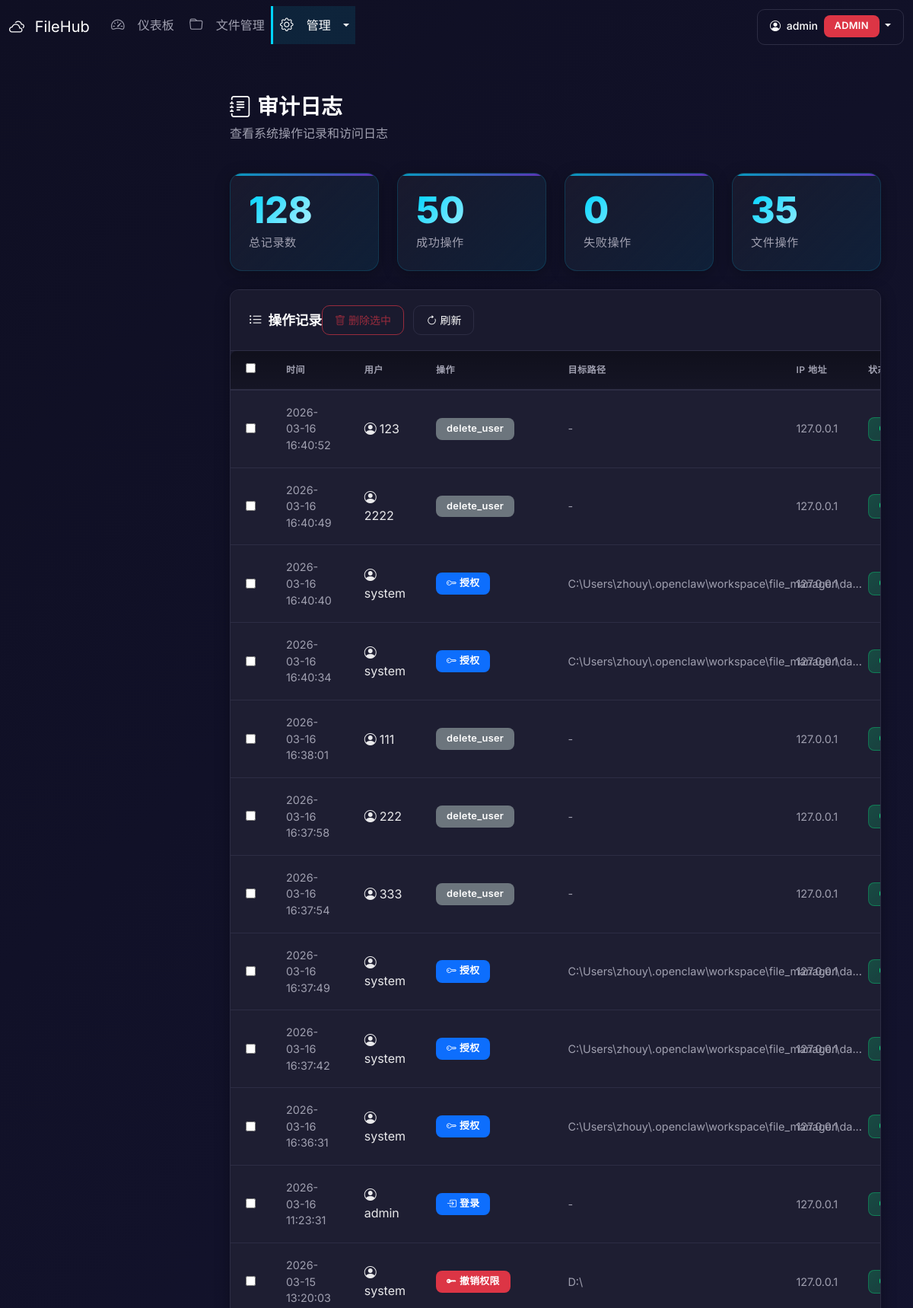
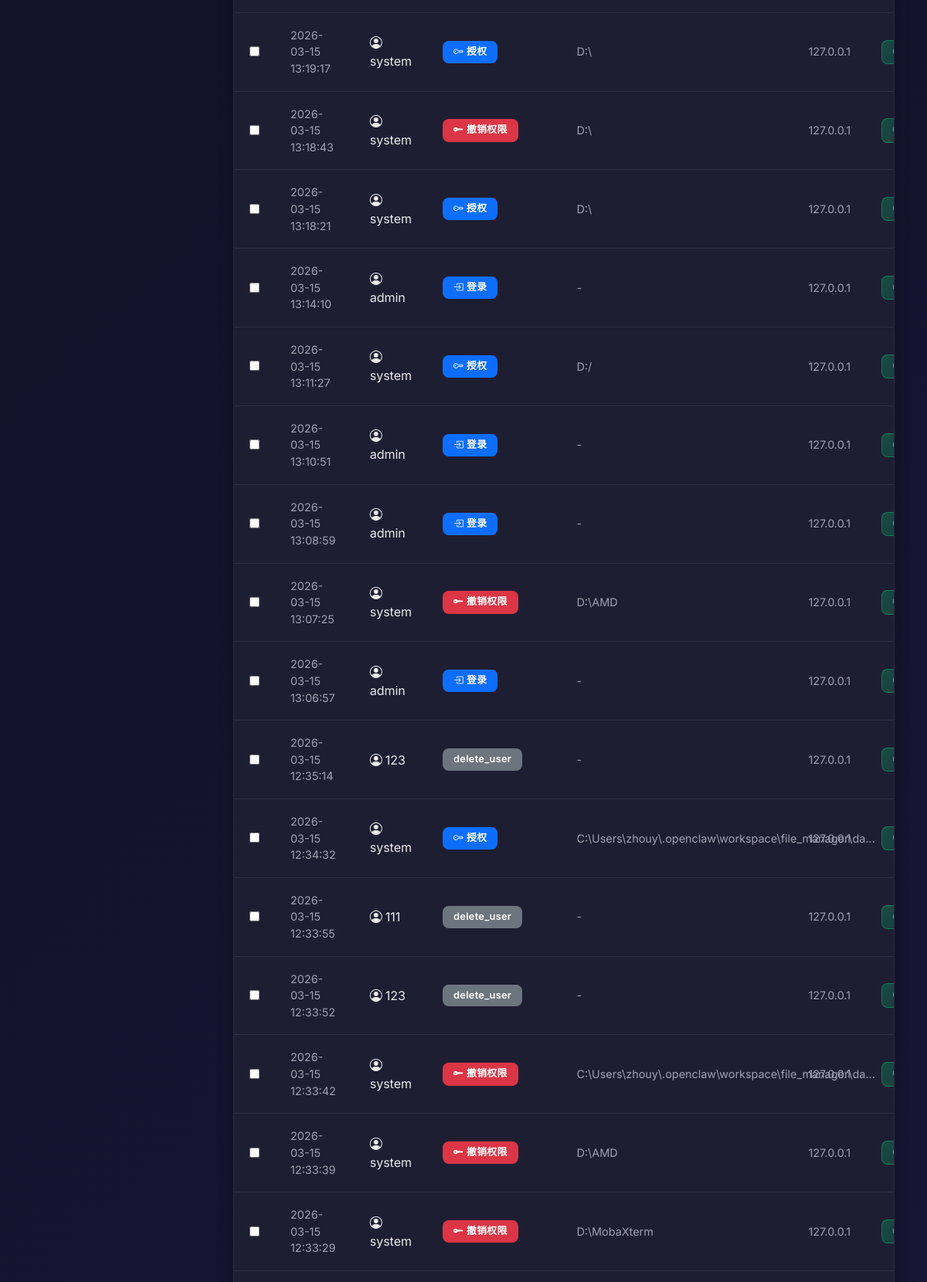
The page /admin/logs (signed in, upper part) on the database its author committed (2 pictures, top to bottom).
### database.py (models this page shows, shortened)
class AuditLog(Base):
    __tablename__ = 'audit_logs'
    id = Column(Integer, primary_key=True, autoincrement=True)
    user_id = Column(Integer, ForeignKey('users.id', ondelete='SET NULL'), nullable=True, index=True)
    username = Column(String(50), nullable=True)  # 冗余存储，防止用户删除后无法追溯
    action = Column(String(50), nullable=False, index=True)  # login, upload, download, delete, etc.
    target_path = Column(String(500), nullable=True)
    ip_address = Column(String(45), nullable=True)
    user_agent = Column(String(500), nullable=True)
    status = Column(String(20), default='success')  # success, failed
    details = Column(Text, nullable=True)
    timestamp = Column(DateTime, default=datetime.now, index=True)
    user = relationship('User', back_populates='audit_logs')

### app.py (the view)
@app.route('/admin/logs')
@login_required
@admin_required
def admin_logs():
    page = request.args.get('page', 1, type=int)
    per_page = 50
    db = get_session()
    try:
        total = db.query(AuditLog).count()
        logs = db.query(AuditLog).order_by(AuditLog.timestamp.desc())\
            .offset((page - 1) * per_page).limit(per_page).all()
        return render_template('admin/logs.html', logs=logs, page=page, total=total, per_page=per_page)
    finally:
        db.close()

### auth.py (called while the page is built)
def get_user_by_id(user_id):
    db = get_session()
    try:
        return db.query(User).filter(User.id == user_id).first()
    finally:
        db.close()

def login_required(f):
    @wraps(f)
    def decorated_function(*args, **kwargs):
        if 'user_id' not in session:
            if request.path.startswith('/api/'):
                return jsonify({'success': False, 'error': '请先登录'}), 401
            flash('请先登录', 'warning')
            return redirect(url_for('login', next=request.url))
        return f(*args, **kwargs)
    return decorated_function

def admin_required(f):
    @wraps(f)
    def decorated_function(*args, **kwargs):
        if 'user_id' not in session:
            if request.path.startswith('/api/'):
                return jsonify({'success': False, 'error': '未登录'}), 401
            flash('请先登录', 'warning')
            return redirect(url_for('login', next=request.url))
        user = get_user_by_id(session['user_id'])
        if not user or user.role != 'admin' or not user.is_active:
            if request.path.startswith('/api/'):
                return jsonify({'success': False, 'error': '权限不足'}), 403
            flash('权限不足', 'danger')
            return redirect(url_for('dashboard'))
        return f(*args, **kwargs)
    return decorated_function

### database.py (called while the page is built)
def get_session():
    return Session()

### templates/admin/logs.html (shortened to what this page needs)
{% extends "base.html" %}
{% block content %}
<div class="row mb-4">
    <div class="col-12">
        <h2 class="page-title">
            <i class="bi bi-journal-text me-2"></i>审计日志
        </h2>
        <p class="text-muted">查看系统操作记录和访问日志</p>
    </div>
</div>
<div class="row g-4 mb-4">
    <div class="col-md-3">
        <div class="stat-card">
            <div class="stat-content">
                <h3>{{ total }}</h3>
                <p>总记录数</p>
            </div>
        </div>
    </div>
    <div class="col-md-3">
        <div class="stat-card">
            <div class="stat-content">
                <h3>{{ logs|selectattr('status', 'equalto', 'success')|list|length }}</h3>
                <p>成功操作</p>
            </div>
        </div>
    </div>
    <div class="col-md-3">
        <div class="stat-card">
            <div class="stat-content">
                <h3>{{ logs|selectattr('status', 'equalto', 'failed')|list|length }}</h3>
                <p>失败操作</p>
            </div>
        </div>
    </div>
    <div class="col-md-3">
        <div class="stat-card">
            <div class="stat-content">
                <h3>{{ logs|rejectattr('action', 'equalto', 'login')|list|length }}</h3>
                <p>文件操作</p>
            </div>
        </div>
    </div>
</div>
<div class="content-card">
    <div class="card-header-custom">
        <div class="d-flex justify-content-between align-items-center">
            <h5><i class="bi bi-list-ul me-2"></i>操作记录</h5>
            <div>
                <button class="btn btn-sm btn-outline-danger me-2" onclick="deleteSelected()" id="btn-delete-selected" disabled>
                    <i class="bi bi-trash me-1"></i>删除选中
                </button>
                <button class="btn btn-sm btn-outline-light" onclick="location.reload()">
                    <i class="bi bi-arrow-clockwise me-1"></i>刷新
                </button>
            </div>
        </div>
    </div>
    <div class="card-body-custom">
        <div class="table-responsive">
            <table class="table table-hover" id="logs-table">
                <thead>
                    <tr>
                        <th style="width: 40px;">
                            <input type="checkbox" id="select-all" onclick="toggleSelectAll()">
                        </th>
                        <th>时间</th>
                        <th>用户</th>
                        <th>操作</th>
                        <th>目标路径</th>
                        <th>IP 地址</th>
                        <th>状态</th>
                    </tr>
                </thead>
                <tbody>
                    {% for log in logs %}
                    <tr>
                        <td>
                            <input type="checkbox" class="log-checkbox" value="{{ log.id }}" onclick="updateDeleteButton()">
                        </td>
                        <td class="text-muted small">
                            {{ log.timestamp.strftime('%Y-%m-%d %H:%M:%S') }}
                        </td>
                        <td>
                            {% if log.username %}
                            <i class="bi bi-person-circle me-1"></i>{{ log.username }}
                            {% else %}
                            <span class="text-muted">系统</span>
                            {% endif %}
                        </td>
                        <td>
                            {% if log.action == 'login' %}
                            <span class="badge bg-primary"><i class="bi bi-box-arrow-in-right me-1"></i>登录</span>
                            {% elif log.action == 'logout' %}
                            <span class="badge bg-secondary"><i class="bi bi-box-arrow-right me-1"></i>登出</span>
                            {% elif log.action == 'upload' %}
                            <span class="badge bg-success"><i class="bi bi-cloud-upload me-1"></i>上传</span>
                            {% elif log.action == 'download' %}
                            <span class="badge bg-info"><i class="bi bi-cloud-download me-1"></i>下载</span>
                            {% elif log.action == 'delete' %}
                            <span class="badge bg-danger"><i class="bi bi-trash me-1"></i>删除</span>
                            {% elif log.action == 'create_directory' %}
                            <span class="badge bg-warning text-dark"><i class="bi bi-folder-plus me-1"></i>创建目录</span>
                            {% elif log.action == 'rename' %}
                            <span class="badge bg-warning text-dark"><i class="bi bi-pencil me-1"></i>重命名</span>
                            {% elif log.action == 'grant_permission' %}
                            <span class="badge bg-primary"><i class="bi bi-key me-1"></i>授权</span>
                            {% elif log.action == 'revoke_permission' %}
                            <span class="badge bg-danger"><i class="bi bi-key-fill me-1"></i>撤销权限</span>
                            {% elif 'failed' in log.action %}
                            <span class="badge bg-danger"><i class="bi bi-x-circle me-1"></i>失败</span>
                            {% else %}
                            <span class="badge bg-secondary">{{ log.action }}</span>
                            {% endif %}
                        </td>
                        <td class="text-muted small" style="max-width: 300px;">
                            {{ log.target_path[:50] + '...' if log.target_path and log.target_path|length > 50 else (log.target_path or '-') }}
                        </td>
                        <td class="text-muted small">{{ log.ip_address or '-' }}</td>
                        <td>
                            {% if log.status == 'success' %}
                            <span class="badge bg-success">成功</span>
                            {% else %}
                            <span class="badge bg-danger"><i class="bi bi-x-circle me-1"></i>失败</span>
                            {% endif %}
                        </td>
                    </tr>
                    {% endfor %}
                </tbody>
            </table>
        </div>
    </div>
</div>
</div>
{% endblock %}

### rows shown on the page
AuditLog: timestamp "2026-03-16 16:40:52", username "123", action "delete_user", target_path "-", ip_address "127.0.0.1"
AuditLog: timestamp "2026-03-16 16:40:49", username "2222", action "delete_user", target_path "-", ip_address "127.0.0.1"
AuditLog: timestamp "2026-03-16 16:40:40", username "system", action "grant_permission" (drawn), target_path "C:\\Users\\zhouy\\.openclaw\\workspace\\file_manager\\da...", ip_address "127.0.0.1"
AuditLog: timestamp "2026-03-16 16:40:34", username "system", action "grant_permission" (drawn), target_path "C:\\Users\\zhouy\\.openclaw\\workspace\\file_manager\\da...", ip_address "127.0.0.1"
AuditLog: timestamp "2026-03-16 16:38:01", username "111", action "delete_user", target_path "-", ip_address "127.0.0.1"
AuditLog: timestamp "2026-03-16 16:37:58", username "222", action "delete_user", target_path "-", ip_address "127.0.0.1"
AuditLog: timestamp "2026-03-16 16:37:54", username "333", action "delete_user", target_path "-", ip_address "127.0.0.1"
AuditLog: timestamp "2026-03-16 16:37:49", username "system", action "grant_permission" (drawn), target_path "C:\\Users\\zhouy\\.openclaw\\workspace\\file_manager\\da...", ip_address "127.0.0.1"
AuditLog: timestamp "2026-03-16 16:37:42", username "system", action "grant_permission" (drawn), target_path "C:\\Users\\zhouy\\.openclaw\\workspace\\file_manager\\da...", ip_address "127.0.0.1"
AuditLog: timestamp "2026-03-16 16:36:31", username "system", action "grant_permission" (drawn), target_path "C:\\Users\\zhouy\\.openclaw\\workspace\\file_manager\\da...", ip_address "127.0.0.1"
AuditLog: timestamp "2026-03-16 11:23:31", username "admin", action "login" (drawn), target_path "-", ip_address "127.0.0.1"
AuditLog: timestamp "2026-03-15 13:20:03", username "system", shows "撤销权限", target_path "D:\\", ip_address "127.0.0.1"
AuditLog: timestamp "2026-03-15 13:19:17", username "system", action "grant_permission" (drawn), target_path "D:\\", ip_address "127.0.0.1"
AuditLog: timestamp "2026-03-15 13:18:43", username "system", shows "撤销权限", target_path "D:\\", ip_address "127.0.0.1"
AuditLog: timestamp "2026-03-15 13:18:21", username "system", action "grant_permission" (drawn), target_path "D:\\", ip_address "127.0.0.1"
AuditLog: timestamp "2026-03-15 13:14:10", username "admin", action "login" (drawn), target_path "-", ip_address "127.0.0.1"
AuditLog: timestamp "2026-03-15 13:11:27", username "system", action "grant_permission" (drawn), target_path "D:/", ip_address "127.0.0.1"
AuditLog: timestamp "2026-03-15 13:10:51", username "admin", action "login" (drawn), target_path "-", ip_address "127.0.0.1"
AuditLog: timestamp "2026-03-15 13:08:59", username "admin", action "login" (drawn), target_path "-", ip_address "127.0.0.1"
AuditLog: timestamp "2026-03-15 13:07:25", username "system", shows "撤销权限", target_path "D:\\AMD", ip_address "127.0.0.1"
AuditLog: timestamp "2026-03-15 13:06:57", username "admin", action "login" (drawn), target_path "-", ip_address "127.0.0.1"
AuditLog: timestamp "2026-03-15 12:35:14", username "123", action "delete_user", target_path "-", ip_address "127.0.0.1"
AuditLog: timestamp "2026-03-15 12:34:32", username "system", action "grant_permission" (drawn), target_path "C:\\Users\\zhouy\\.openclaw\\workspace\\file_manager\\da...", ip_address "127.0.0.1"
AuditLog: timestamp "2026-03-15 12:33:55", username "111", action "delete_user", target_path "-", ip_address "127.0.0.1"
AuditLog: timestamp "2026-03-15 12:33:52", username "123", action "delete_user", target_path "-", ip_address "127.0.0.1"
AuditLog: timestamp "2026-03-15 12:33:42", username "system", shows "撤销权限", target_path "C:\\Users\\zhouy\\.openclaw\\workspace\\file_manager\\da...", ip_address "127.0.0.1"
AuditLog: timestamp "2026-03-15 12:33:39", username "system", shows "撤销权限", target_path "D:\\AMD", ip_address "127.0.0.1"
AuditLog: timestamp "2026-03-15 12:33:29", username "system", shows "撤销权限", target_path "D:\\MobaXterm", ip_address "127.0.0.1"

### other values the page prints
{{ session.username }} "admin"
{{ total }} "128"
{{ logs|selectattr('status', 'equalto', 'success')|list|length }} "50"
{{ logs|selectattr('status', 'equalto', 'failed')|list|length }} "0"
{{ logs|rejectattr('action', 'equalto', 'login')|list|length }} "35"
